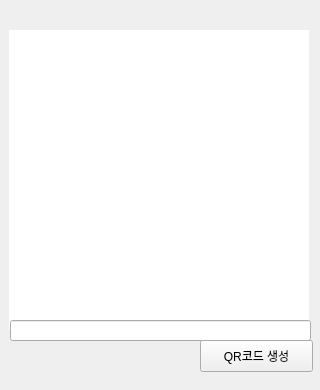
<?xml version="1.0" encoding="UTF-8"?>
<ui version="4.0">
 <class>Form</class>
 <widget class="QWidget" name="Form">
  <property name="geometry">
   <rect>
    <x>0</x>
    <y>0</y>
    <width>320</width>
    <height>390</height>
   </rect>
  </property>
  <property name="maximumSize">
   <size>
    <width>320</width>
    <height>390</height>
   </size>
  </property>
  <property name="windowTitle">
   <string>QR코드 생성기</string>
  </property>
  <widget class="QLabel" name="lblQrCode">
   <property name="geometry">
    <rect>
     <x>9</x>
     <y>30</y>
     <width>300</width>
     <height>300</height>
    </rect>
   </property>
   <property name="styleSheet">
    <string notr="true">background-color: rgb(255, 255, 255);</string>
   </property>
   <property name="text">
    <string/>
   </property>
  </widget>
  <widget class="QLineEdit" name="txtQrData">
   <property name="geometry">
    <rect>
     <x>10</x>
     <y>320</y>
     <width>301</width>
     <height>21</height>
    </rect>
   </property>
  </widget>
  <widget class="QPushButton" name="btnTrans">
   <property name="geometry">
    <rect>
     <x>200</x>
     <y>340</y>
     <width>113</width>
     <height>32</height>
    </rect>
   </property>
   <property name="text">
    <string>QR코드 생성</string>
   </property>
  </widget>
 </widget>
 <resources/>
 <connections/>
</ui>
